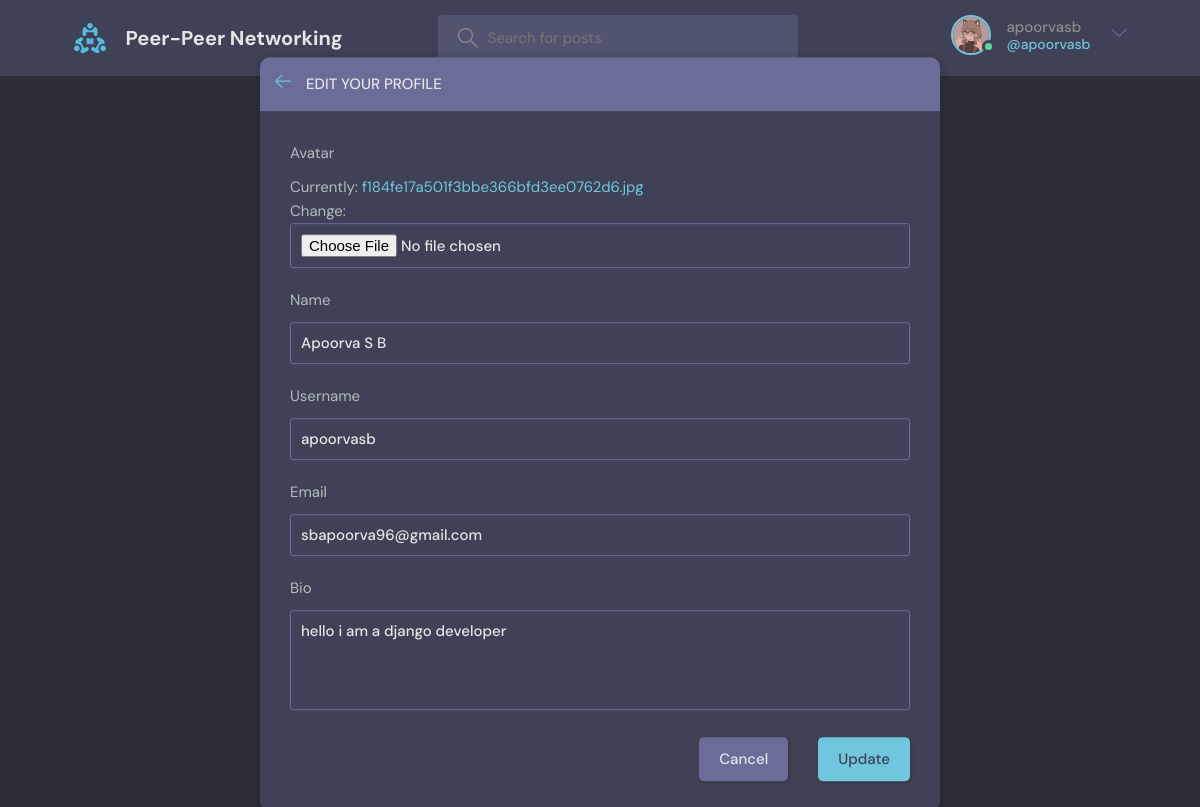
The page /update-user/ (signed in) on the database its author committed.
### base/models.py (models this page shows)
class User(AbstractUser):
    name = models.CharField(max_length=200, null=True)
    email = models.EmailField(unique=True, null=True)
    bio = models.TextField(null=True)
    avatar = models.ImageField(null=True, default="avatar.svg")
    USERNAME_FIELD = 'email'
    REQUIRED_FIELDS = []

### base/views.py (the view)
# urls.py: path('update-user/',views.updateuser,name='update-user'),
@login_required(login_url='login')
def updateuser(request):
    user=request.user
    form=UserForm(instance=user)
    if request.method =='POST':
        form = UserForm(request.POST, request.FILES, instance=user)
        if form.is_valid():
            form.save()
            return redirect('profile',ptr=user.id)
    return render(request,'base/update-user.html' ,{'form':form})

### base/forms.py
class UserForm(ModelForm):
    class Meta:
        model=User
        fields=['avatar','name','username','email','bio']

### base/templates/base/update-user.html (shortened to what this page needs)
{% extends 'main.html' %}
   {% block content%}
    <main class="update-account layout">
        <div class="container">
            <div class="layout__box">
                <div class="layout__boxHeader">
                    <div class="layout__boxTitle">
                        <a href="{% url 'home' %}">
                            <svg version="1.1" xmlns="http://www.w3.org/2000/svg" width="32" height="32"
                                viewBox="0 0 32 32">
                                <title>arrow-left</title>
                                <path
                                    d="M13.723 2.286l-13.723 13.714 13.719 13.714 1.616-1.611-10.96-10.96h27.625v-2.286h-27.625l10.965-10.965-1.616-1.607z">
                                </path>
                            </svg>
                        </a>
                        <h3>Edit your profile</h3>
                    </div>
                </div>
                <div class="layout__body">
                    <form class="form" action=""  method="POST" entype="multipart/form-date">
              {% for field in form %}
              <div class="form__group">
                <label for="username">{{field.label}}</label>
                {{field}}
              </div>
              {%endfor%}
              <div class="form__action">
                <a class="btn btn--dark" href="index.html">Cancel</a>
                <button class="btn btn--main" type="submit">Update</button>
            </div>
                    </form>
                </div>
            </div>
        </div>
    </main>
  {% endblock content%}

### templates/navbar.html (shortened to what this page needs)
{% load static %}
<header class="header header--loggedIn">
    <div class="container">
        <a href="{% url 'home' %}" class="header__logo">
            <img src="{% static 'images/logo.svg' %}" />
            <h1>Peer-Peer Networking</h1>
        </a>
        <form class="header__search" method="GET" action="{% url 'home' %}">
            <label>
                <input name="q" placeholder="Search for posts" />
            </label>
        </form>
        <nav class="header__menu">
            {% if request.user.is_authenticated %}
            <div class="header__user">
                <a href="{% url 'update-user' %}">
                    <div class="avatar avatar--medium active">
                        <img src="{{request.user.avatar.url}}" />
                    </div>
                    <p>{{request.user.username}} <span>@{{request.user.username}}</span></p>
                </a>
                <button class="dropdown-button">
                    <svg version="1.1" xmlns="http://www.w3.org/2000/svg" width="32" height="32" viewBox="0 0 32 32">
                        <title>chevron-down</title>
                        <path d="M16 21l-13-13h-3l16 16 16-16h-3l-13 13z"></path>
                    </svg>
                </button>
            </div>
            {% else %}
            <a href="{% url 'login' %}">
                <img src="{% static 'images/avatar.svg' %}" />
                <p>Login</p>
            </a>
            {% endif %}
        </nav>
    </div>
</header>

### rows shown on the page
User: user.avatar (picture), user.username "apoorvasb", form "Apoorva S B" "apoorvasb" "sbapoorva96@gmail.com" "hello i am a django developer"

### other values the page prints
{{ field.label }} "Avatar" "Name" "Username" "Email" "Bio"
